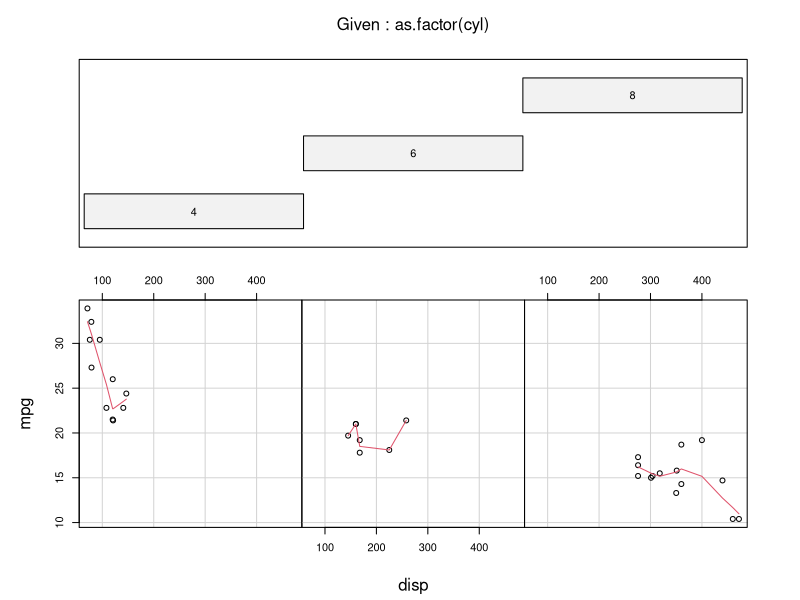
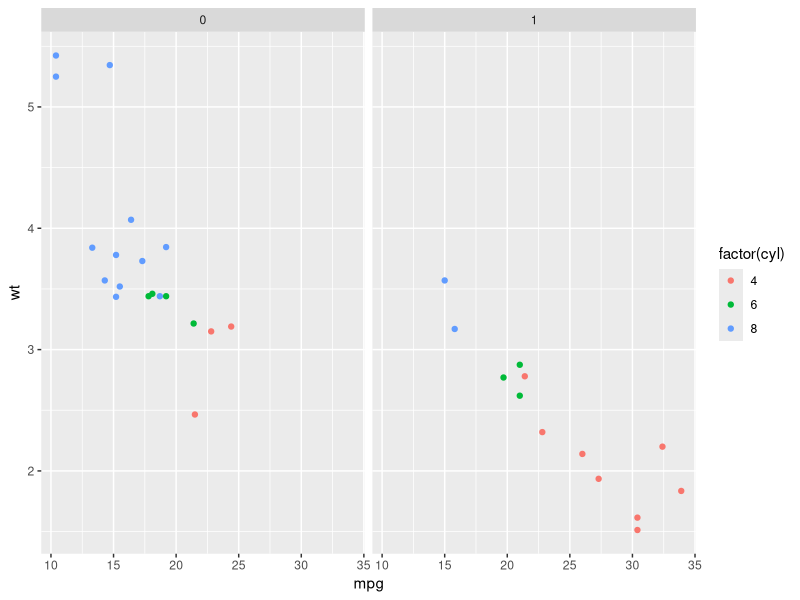

Here is the R script that generated these plots, in order:
## ---- chunk 1
library(knitr);library(kableExtra);library(ggplot2)

## ---- chunk 2
data("mtcars")
kable(head(mtcars,5))

## ---- chunk 3
require(graphics)
coplot(mpg ~ disp | as.factor(cyl), data = mtcars, panel = panel.smooth, rows = 1)
## ---- chunk 4
ggplot(mtcars, aes(mpg, wt)) +geom_point(aes(colour=factor(cyl)))+facet_grid(.~am)
